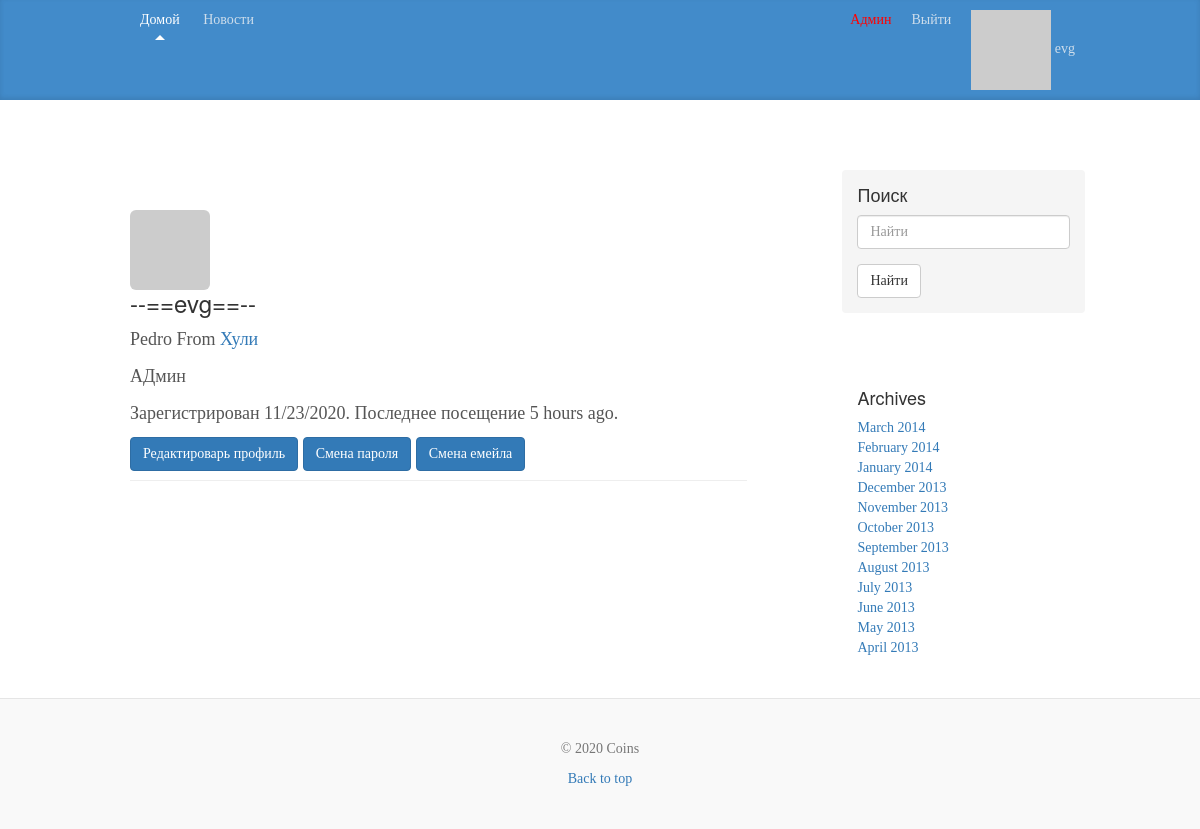
The page /user/evg (signed in) on the database as committed earlier.
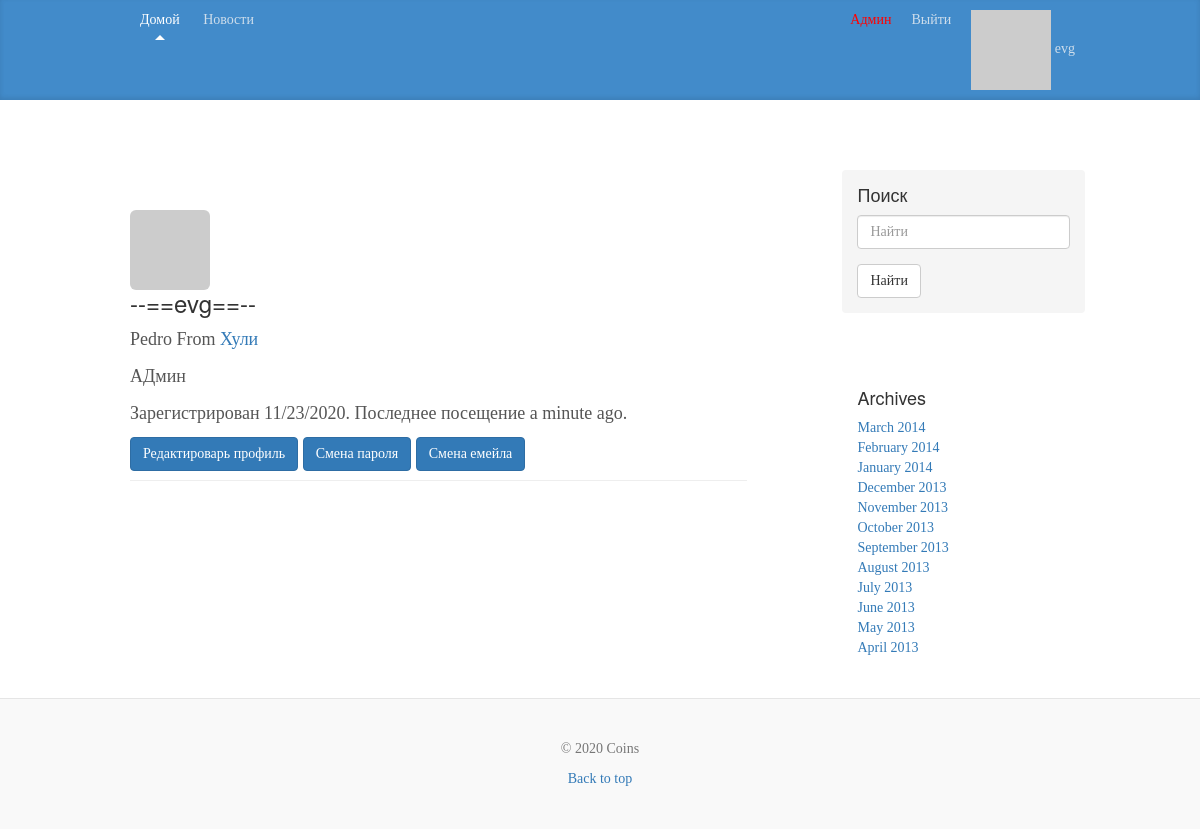
The same page on the database as committed later.
### app/models.py (models this page shows, shortened)
class User(db.Model, UserMixin):
    __tablename__ = 'user'
    id = db.Column(db.Integer, primary_key=True)
    email = db.Column(db.String(255), unique=True)
    username = db.Column(db.String(255), unique=True, index=True)
    password_hash = db.Column(db.String(255))
    active = db.Column(db.Boolean())
    confirmed_at = db.Column(db.DateTime())
    name = db.Column(db.String(64))
    location = db.Column(db.String(64))
    member_since = db.Column(db.DateTime(), default=datetime.utcnow)
    about_me = db.Column(db.String(140))
    last_seen = db.Column(db.DateTime, default=datetime.utcnow)
    avatar_hash = db.Column(db.String(32))
    roles = db.relationship('Role', secondary='roles_users', backref=db.backref('users', lazy='dynamic'))
    posts = db.relationship('Post', backref='author', lazy='dynamic')
    img = db.relationship('StorageImg', backref='author', lazy='dynamic')
    @property
    def password(self):
        raise AttributeError('password is not a readable attribute')
    def gravatar(self, size=100, default='identicon', rating='g'):
        url = 'https://secure.gravatar.com/avatar'
        hash = self.avatar_hash or self.gravatar_hash()
        return '{url}/{hash}?s={size}&d={default}&r={rating}'.\
                        format(url=url, hash=hash, size=size, default=default, rating=rating)
    def is_administrator(self):
        for r in self.roles:
            if str(r) == 'admin':
                return True
        return False

### app/users/controllers.py (the view)
@module.route('/user/<username>')
@login_required
def user(username):
    user = User.query.filter_by(username=username).first_or_404()
    if current_user.confirmed_at is None:
        return redirect(url_for('users.unconfirmed'))
    return render_template('users/user.html', user=user)

### app/models.py (called while the page is built)
@login_manager.user_loader
def load_user(user_id):
    return User.query.get(int(user_id))

    def __repr__(self):
        return self.name

### app/users/controllers.py (called while the page is built)
@module.before_request
def before_request():
    if current_user.is_authenticated:
        current_user.last_seen = datetime.utcnow()
        db.session.commit()

### app/templates/users/user.html (shortened to what this page needs)
{% extends "layout.html" %}
{% block content %}
<div class="page-header">
<img class="img-rounded profile-thumbnail" src="{{ user.gravatar(size=128) }}">
<div class="profile-header">
<h3 class="mt-5">--=={{ user.username }}==--</h3>
    {% if user.name or user.location %}
        <p>{% if user.name %}{{ user.name }}{% endif %}
        {% if user.location %}
        From <a href="http://maps.google.com/?q={{ user.location }}">{{ user.location }}</a>
        {% endif %}
        </p>
    {% endif %}
    {% if user.about_me %}<p>{{ user.about_me }}</p>{% endif %}
    <p>Зарегистрирован {{ moment(user.member_since).format('L') }}. Последнее посещение {{ moment(user.last_seen).fromNow() }}.</p>
 </div>
    {% if current_user.username == user.username %}
    <a class="btn btn-primary" href="{{ url_for('users.edit_profile') }}">Редактироварь профиль</a>
    <a class="btn btn-primary" id="res" href="#">Смена пароля</a>
    <a class="btn btn-primary" href="{{ url_for('users.change_email_request') }}">Смена емейла</a>
    {% endif %}
</div>
{% endblock %}

### app/templates/layout.html (shortened to what this page needs)
{% extends "bootstrap/base.html" %}
{% import "bootstrap/fixes.html" as fixes %}
{% block head %}
  {{super()}}
{% endblock %}
{% block styles %}
  {{super()}}
  <link href="/static/css/blog.css" rel="stylesheet">
{% endblock %}
{% block body %}
  {% block navbar %}
  <div class="blog-masthead">
    <div class="container">
    <nav class="blog-nav">
            <a class="blog-nav-item active" href="{{ url_for('users.index') }}">Домой</a>
            <a class="blog-nav-item" href="{{ url_for('posts.news') }}">Новости</a>
            {% if current_user.is_authenticated %}
            <a class="blog-nav-item navbar-right" href="{{ url_for('users.user', username=current_user.username) }}">
                  <img src="{{ current_user.gravatar(size=18) }}">
                  {{ current_user.username }}
                </a>
            <a class="blog-nav-item navbar-right" href="{{ url_for('users.logout') }}">Выйти</a>
            {% else %}
            <a class="blog-nav-item navbar-right" href="{{ url_for('users.reg') }}">Регистрация</a>
            <a class="blog-nav-item navbar-right" href="{{ url_for('users.log') }}"><span class="glyphicon glyphicon-log-in"></span>  Войти</a>
            {% endif %}
          {% if current_user.is_authenticated %}
                {% if current_user.is_administrator() %}
              <a class="blog-nav-item navbar-right" style="color: rgb(255, 0, 0)" href="{{ url_for('admin.index') }}">Админ</a>
                {% endif %}
          {% endif %}
    </nav>
  </div>
  </div>
  {% endblock %}
  <div class="container">
    {% import "bootstrap/utils.html" as utils %} {{ utils.flashed_messages(dismissible=True, container=False) }}
    <div class="blog-header">
    </div>
    <div class="row">
      <div class="col-sm-8 blog-main">
      {% block content %}{% endblock %}
      </div>
      <div class="col-sm-3 col-sm-offset-1 blog-sidebar">
        <div class="sidebar-module sidebar-module-inset">
          <h4>Поиск</h4>
          <form method='GET' action="{{ url_for('posts.news') }}">
            <div class="form-group">
              <input type="text" class="form-control" placeholder="Найти" name="q" value="{{ request.args.get('q', '') }}">
            </div>
            <button type="submit" class="btn btn-default">Найти</button>
          </form>
        </div>
        <div class="sidebar-module" id="tags">
        </div>
        <div class="sidebar-module">
          <h4>Archives</h4>
          <ol class="list-unstyled">
            <li><a href="#">March 2014</a></li>
            <li><a href="#">February 2014</a></li>
            <li><a href="#">January 2014</a></li>
            <li><a href="#">December 2013</a></li>
            <li><a href="#">November 2013</a></li>
            <li><a href="#">October 2013</a></li>
            <li><a href="#">September 2013</a></li>
            <li><a href="#">August 2013</a></li>
            <li><a href="#">July 2013</a></li>
            <li><a href="#">June 2013</a></li>
            <li><a href="#">May 2013</a></li>
            <li><a href="#">April 2013</a></li>
          </ol>
        </div>
      </div>
    </div>
  </div>
  <footer class="blog-footer">
      <p class="text-muted">&copy; <script type="text/javascript">var mdate = new Date(); document.write(mdate.getFullYear());</script> {{ config.get('APP_NAME')  }} </p>
      <p>
        <a href="#">Back to top</a>
      </p>
  </footer>
{% endblock %}

### app/static/css/blog.css (style rules this page uses)
body { font-family: Georgia, "Times New Roman", Times, serif; color: #555; }
h1, .h1, h2, .h2, h3, .h3, h4, .h4, h5, .h5, h6, .h6 { margin-top: 0; font-family: "Helvetica Neue", Helvetica, Arial, sans-serif; font-weight: normal; color: #333; }
@media (min-width: 1200px) { .container { width: 970px; } }
.blog-masthead { background-color: #428bca; -webkit-box-shadow: inset 0 -2px 5px rgba(0,0,0,.1); box-shadow: inset 0 -2px 5px rgba(0,0,0,.1); }
.blog-nav-item { position: relative; display: inline-block; padding: 10px; font-weight: 500; color: #cdddeb; }
.blog-nav .active { color: #fff; }
.blog-nav .active:after { position: absolute; bottom: 0; left: 50%; width: 0; height: 0; margin-left: -5px; vertical-align: middle; content: " "; border-right: 5px solid transparent; border-bottom: 5px solid; border-left: 5px solid transparent; }
.blog-header { padding-top: 20px; padding-bottom: 20px; }
.blog-main { font-size: 18px; line-height: 1.5; }
.sidebar-module { padding: 15px; margin: 0 -15px 15px; }
.sidebar-module-inset { padding: 15px; background-color: #f5f5f5; border-radius: 4px; }
.blog-footer { padding: 40px 0; color: #999; text-align: center; background-color: #f9f9f9; border-top: 1px solid #e5e5e5; }
.blog-footer p:last-child { margin-bottom: 0; }

Rows that differ between the two databases and show on the page:
changed User "evg": last_seen "5 hours ago" → "a minute ago"
